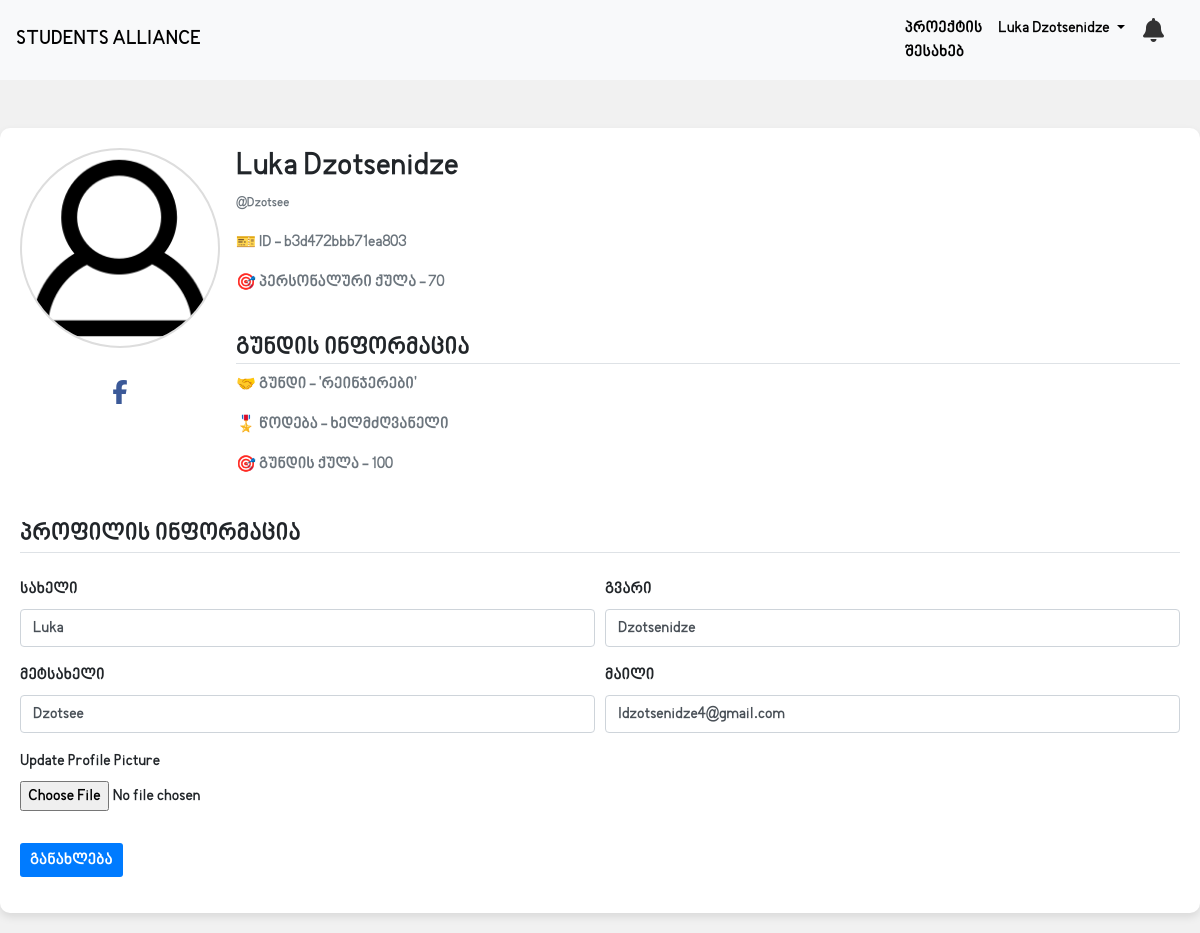
Page /account (signed in) on the earlier database version.
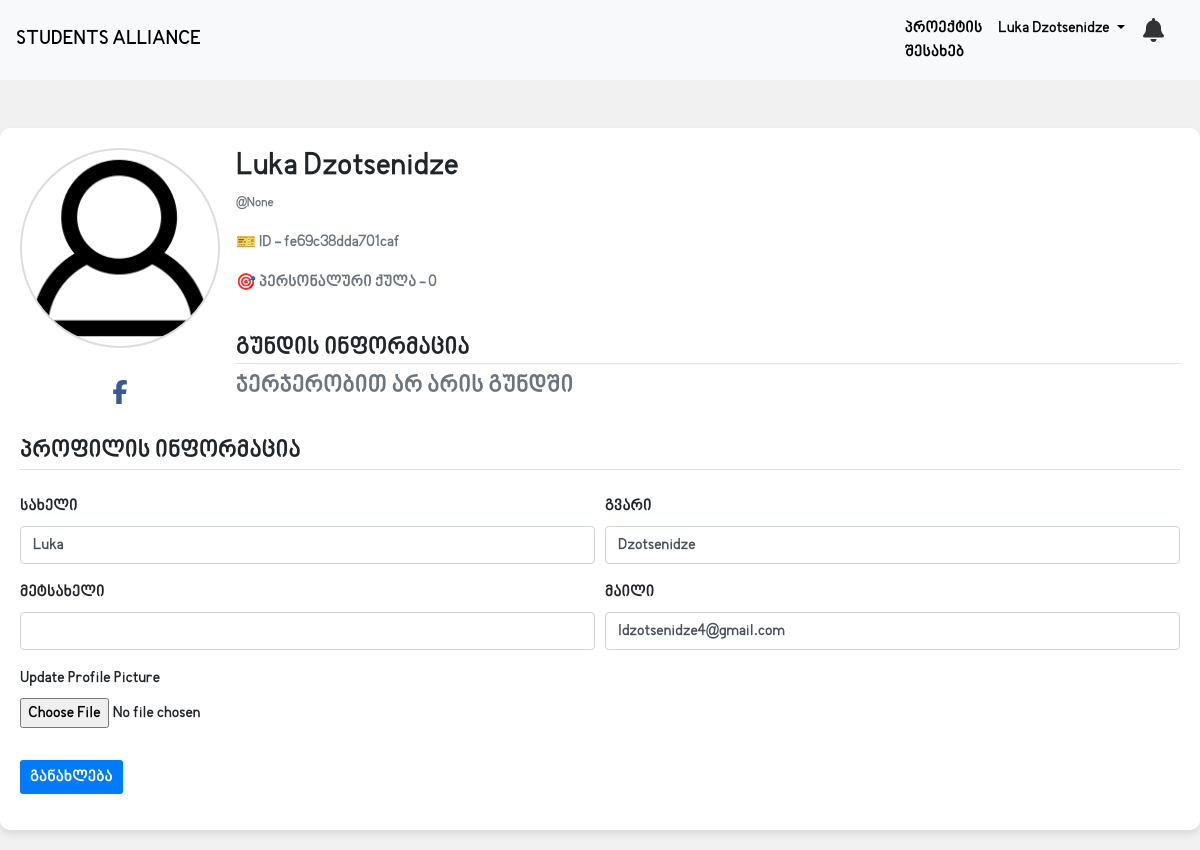
Same page on the later database version.
### main/models.py (models this page shows, shortened)
class User(db.Model, UserMixin):
    id = db.Column(db.Integer, primary_key=True)
    unique_id = db.Column(db.String(8), nullable=False, unique=True)
    firstname = db.Column(db.String(20), nullable=False)
    lastname = db.Column(db.String(30), nullable=False)
    nickname = db.Column(db.String(10))
    email = db.Column(db.String(100), unique=True, nullable=False)
    rank = db.Column(db.String(50), nullable=False, default='წევრი')
    score = db.Column(db.Integer, nullable=False, default=0)
    password = db.Column(db.String(60), nullable=False)
    image_file = db.Column(db.String(100), nullable=False, default='default.png')
    facebook_link = db.Column(db.String(300), nullable=False)
    in_group = db.Column(db.Boolean, default=False)
    group_id = db.Column(db.Integer, db.ForeignKey('group.id'), nullable=True)
    group = db.relationship('Group', back_populates='members')

class Group(db.Model):
    id = db.Column(db.Integer, primary_key=True)
    name = db.Column(db.String(20), nullable=False, unique=True)
    leader_id = db.Column(db.Integer, nullable=False)
    description = db.Column(db.String(250))
    category = db.Column(db.String(100), nullable=False)
    members = db.relationship('User', back_populates='group')
    score = db.Column(db.Integer, nullable=False, default=0)
    group_form = db.Column(db.String(200))
    image_file = db.Column(db.String(100), default='default.png')
    @property
    def members_list(self):
        return json.loads(self.members) if self.members else []

### main/users/routes.py (the view)
@users.route("/account", methods=['GET', 'POST'])
@login_required
def account():
    notification_log = NotificationLogs.query.filter_by(user_id=current_user.id).order_by(NotificationLogs.id.desc())
    page = request.args.get('page', 1, type=int)
    group_logs = GroupLogs.query.filter_by(group_id=current_user.group_id).order_by(GroupLogs.id.desc()).paginate(page=page, per_page=5)
    form = UpdateAccountForm()
    if form.validate_on_submit():
        if form.picture.data:
            picture_file = save_picture(form.picture.data)
            current_user.image_file = picture_file
        current_user.firstname = form.firstname.data
        current_user.lastname = form.lastname.data
        current_user.email = form.email.data
        current_user.nickname = form.nickname.data
        db.session.commit()
        flash("Your account has been updated!", 'success')
        return redirect(url_for("users.account"))
    elif request.method == "GET":
        form.firstname.data = current_user.firstname
        form.lastname.data = current_user.lastname
        form.nickname.data = current_user.nickname
        form.email.data = current_user.email
    image_file = url_for('static', filename='imgs/profile_pics/' + current_user.image_file)
    return render_template('account.html', notification_log=notification_log, group_logs=group_logs,
                           image_file=image_file, form=form)

### main/users/forms.py (shortened to what this page needs)
class UpdateAccountForm(FlaskForm):
    firstname = StringField('სახელი',
                           validators=[DataRequired()])
    lastname = StringField('გვარი',
                           validators=[DataRequired()])
    nickname = StringField('მეტსახელი',
                           validators=[DataRequired()])
    email = EmailField('მაილი',
                       validators=[DataRequired()])
    picture = FileField('Update Profile Picture')
    submit = SubmitField('განახლება')

### main/models.py (called while the page is built)
@login_manager.user_loader
def load_user(user_id):
    return User.query.get(int(user_id))

### main/templates/account.html (shortened to what the changed rows need)
{% extends "new_base.html" %}
{% block content %}
<div class="content-section">
    <div class="media align-items-start">
        <div class="media-body ml-3">
            <h2 class="account-heading">{{ current_user.firstname }} {{ current_user.lastname }}</h2>
            <p class="text-muted" style="font-size: smaller;">@{{ current_user.nickname }}</p>
            <p class="text-muted">🎫 ID - {{ current_user.unique_id }}</p>
            <p class="text-muted">🎯 პერსონალური ქულა - {{ current_user.score }}</p>
            <br>
            <h4 class="border-bottom">გუნდის ინფორმაცია</h4>
            {% if current_user.in_group %}
                <a href="{{ url_for('groups.group_page', id=current_user.group_id) }}" class="text-muted">
                    <p>🤝 გუნდი - '{{ current_user.group.name}}'</p>
                </a>
                <p class="text-muted">🎖️ წოდება - {{ current_user.rank }}</p>
                <p class="text-muted">🎯 გუნდის ქულა - {{ current_user.group.score }}</p>
            {% else %}
                <h4 class="text-muted">ჯერჯერობით არ არის გუნდში</h4>
            {% endif %}
        </div>
    </div>
    <form method="POST" action="" enctype="multipart/form-data" class="mt-4">
        <fieldset class="form-group">
            <div class="form-row">
                <div class="col-md-6 col-sm-12 mb-3">
                    {{ form.firstname.label(class="form-control-label") }}
                    {% if form.firstname.errors %}
                        {{ form.firstname(class="form-control is-invalid") }}
                        <div class="invalid-feedback">
                            {% for error in form.firstname.errors %}
                                <span>{{ error }}</span>
                            {% endfor %}
                        </div>
                    {% else %}
                        {{ form.firstname(class="form-control") }}
                    {% endif %}
                </div>
                <div class="col-md-6 col-sm-12 mb-3">
                    {{ form.lastname.label(class="form-control-label") }}
                    {% if form.lastname.errors %}
                        {{ form.lastname(class="form-control is-invalid") }}
                        <div class="invalid-feedback">
                            {% for error in form.lastname.errors %}
                                <span>{{ error }}</span>
                            {% endfor %}
                        </div>
                    {% else %}
                        {{ form.lastname(class="form-control") }}
                    {% endif %}
                </div>
            </div>
            <div class="form-row">
                <div class="col-md-6 col-sm-12 mb-3">
                    {{ form.nickname.label(class="form-control-label") }}
                    {% if form.nickname.errors %}
                        {{ form.nickname(class="form-control is-invalid") }}
                        <div class="invalid-feedback">
                            {% for error in form.nickname.errors %}
                                <span>{{ error }}</span>
                            {% endfor %}
                        </div>
                    {% else %}
                        {{ form.nickname(class="form-control") }}
                    {% endif %}
                </div>
                <div class="col-md-6 col-sm-12 mb-3">
                    {{ form.email.label(class="form-control-label") }}
                    {% if form.email.errors %}
                        {{ form.email(class="form-control is-invalid") }}
                        <div class="invalid-feedback">
                            {% for error in form.email.errors %}
                                <span>{{ error }}</span>
                            {% endfor %}
                        </div>
                    {% else %}
                        {{ form.email(class="form-control") }}
                    {% endif %}
                </div>
            </div>
        </fieldset>
    </form>
</div>
{% endblock content %}

### main/templates/new_base.html (shortened to what this page needs)
<!DOCTYPE html>
<html lang="en">
<head>
    <link rel="stylesheet" href="https://cdnjs.cloudflare.com/ajax/libs/font-awesome/6.5.2/css/all.min.css" />
    <link href="https://stackpath.bootstrapcdn.com/bootstrap/4.5.2/css/bootstrap.min.css" rel="stylesheet">
</head>
<body>
    <nav class="navbar navbar-expand-lg navbar-light bg-light">
        <a class="navbar-brand" href="{{url_for('groups.groups_section')}}">STUDENTS ALLIANCE</a>
        <div class="collapse navbar-collapse" id="navbarNav">
            <ul class="navbar-nav ml-auto">
                {% if current_user.is_authenticated %}
                    <li class="nav-item">
                        <a class="nav-link" href="#" style="color: black;">პროექტის შესახებ</a>
                    </li>
                    <li class="nav-item dropdown">
                        <a class="nav-link dropdown-toggle" href="#" id="navbarDropdown" role="button" data-toggle="dropdown" aria-haspopup="true" aria-expanded="false">
                            {{ current_user.firstname }} {{ current_user.lastname }}
                        </a>
                    </li>
                    <li class="nav-item" style="text-align: center;">
                        <div class="notification-bar">
                            <div class="notification-icon" onclick="toggleDropdown()">
                                <i class="fa fa-bell"></i>
                            </div>
                        </div>
                    </li>
                {% endif %}
            </ul>
        </div>
    </nav>
    <div class="container mt-5">
        {% block content %}{% endblock %}
    </div>
</body>
</html>

Differences in the rows shown:
no longer on this page (row edited): Group: group.name "რეინჯერები", group.score "100"
changed User "Luka": nickname "Dzotsee" → "None"; unique_id "b3d472bbb71ea803" → "fe69c38dda701caf"; score "70" → "0"; in_group True → False (drawn); nickname "Dzotsee" → (not shown); group_id 1 → empty (drawn); rank "ხელმძღვანელი" → (not shown)
Other differences:
text no longer shown: "🤝 გუნდი - ' ' 🎖️ წოდება - 🎯 გუნდის ქულა -"
text now shown: "ჯერჯერობით არ არის გუნდში"
